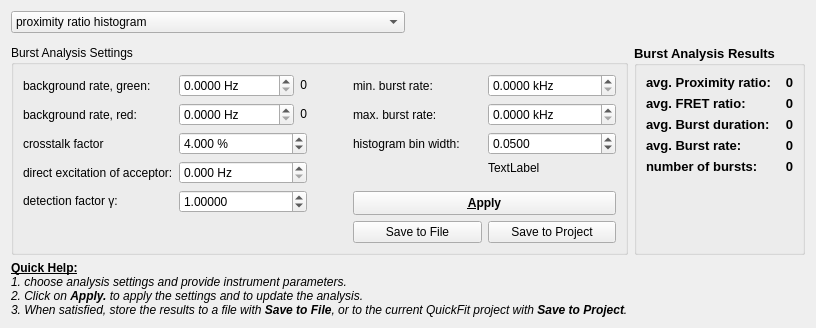
     <widget class="QWidget" name="tabBurstAnalysis">
      <attribute name="title">
       <string>3. Burst Analysis</string>
      </attribute>
      <layout class="QGridLayout" name="gridLayout_3" rowstretch="1,0,0" columnstretch="2,1">
       <item row="1" column="1">
        <widget class="QGroupBox" name="groupBox_4">
         <property name="font">
          <font>
           <pointsize>10</pointsize>
           <weight>75</weight>
           <bold>true</bold>
          </font>
         </property>
         <property name="title">
          <string>Burst Analysis Results</string>
         </property>
         <layout class="QFormLayout" name="formLayout_6">
          <item row="0" column="0">
           <widget class="QLabel" name="label_31">
            <property name="text">
             <string>avg. Proximity ratio:</string>
            </property>
           </widget>
          </item>
          <item row="0" column="1">
           <widget class="QLabel" name="labAvgP">
            <property name="text">
             <string>0</string>
            </property>
            <property name="textFormat">
             <enum>Qt::RichText</enum>
            </property>
            <property name="alignment">
             <set>Qt::AlignRight|Qt::AlignTrailing|Qt::AlignVCenter</set>
            </property>
            <property name="textInteractionFlags">
             <set>Qt::LinksAccessibleByMouse|Qt::TextSelectableByMouse</set>
            </property>
           </widget>
          </item>
          <item row="2" column="0">
           <widget class="QLabel" name="label_32">
            <property name="text">
             <string>avg. Burst duration:</string>
            </property>
           </widget>
          </item>
          <item row="2" column="1">
           <widget class="QLabel" name="labAvgBDuration">
            <property name="text">
             <string>0</string>
            </property>
            <property name="textFormat">
             <enum>Qt::RichText</enum>
            </property>
            <property name="alignment">
             <set>Qt::AlignRight|Qt::AlignTrailing|Qt::AlignVCenter</set>
            </property>
            <property name="textInteractionFlags">
             <set>Qt::LinksAccessibleByMouse|Qt::TextSelectableByMouse</set>
            </property>
           </widget>
          </item>
          <item row="4" column="0">
           <widget class="QLabel" name="label_33">
            <property name="text">
             <string>number of bursts:</string>
            </property>
           </widget>
          </item>
          <item row="4" column="1">
           <widget class="QLabel" name="labNBursts">
            <property name="text">
             <string>0</string>
            </property>
            <property name="textFormat">
             <enum>Qt::RichText</enum>
            </property>
            <property name="alignment">
             <set>Qt::AlignRight|Qt::AlignTrailing|Qt::AlignVCenter</set>
            </property>
            <property name="textInteractionFlags">
             <set>Qt::LinksAccessibleByMouse|Qt::TextSelectableByMouse</set>
            </property>
           </widget>
          </item>
          <item row="5" column="0" colspan="2">
           <spacer name="verticalSpacer_7">
            <property name="orientation">
             <enum>Qt::Vertical</enum>
            </property>
            <property name="sizeHint" stdset="0">
             <size>
              <width>1</width>
              <height>5</height>
             </size>
            </property>
           </spacer>
          </item>
          <item row="3" column="0">
           <widget class="QLabel" name="label_34">
            <property name="text">
             <string>avg. Burst rate:</string>
            </property>
           </widget>
          </item>
          <item row="3" column="1">
           <widget class="QLabel" name="labAvgRate">
            <property name="text">
             <string>0</string>
            </property>
            <property name="textFormat">
             <enum>Qt::RichText</enum>
            </property>
            <property name="alignment">
             <set>Qt::AlignRight|Qt::AlignTrailing|Qt::AlignVCenter</set>
            </property>
            <property name="textInteractionFlags">
             <set>Qt::LinksAccessibleByMouse|Qt::TextSelectableByMouse</set>
            </property>
           </widget>
          </item>
          <item row="1" column="0">
           <widget class="QLabel" name="label_37">
            <property name="text">
             <string>avg. FRET ratio:</string>
            </property>
           </widget>
          </item>
          <item row="1" column="1">
           <widget class="QLabel" name="labAvgE">
            <property name="text">
             <string>0</string>
            </property>
            <property name="textFormat">
             <enum>Qt::RichText</enum>
            </property>
            <property name="alignment">
             <set>Qt::AlignRight|Qt::AlignTrailing|Qt::AlignVCenter</set>
            </property>
            <property name="textInteractionFlags">
             <set>Qt::LinksAccessibleByMouse|Qt::TextSelectableByMouse</set>
            </property>
           </widget>
          </item>
         </layout>
        </widget>
       </item>
       <item row="1" column="0">
        <widget class="QGroupBox" name="groupBox_3">
         <property name="title">
          <string>Burst Analysis Settings</string>
         </property>
         <layout class="QHBoxLayout" name="horizontalLayout_13" stretch="1,0,1">
          <item>
           <layout class="QFormLayout" name="formLayout_4">
            <property name="fieldGrowthPolicy">
             <enum>QFormLayout::AllNonFixedFieldsGrow</enum>
            </property>
            <item row="0" column="0">
             <widget class="QLabel" name="label_25">
              <property name="text">
               <string>background rate, green:</string>
              </property>
             </widget>
            </item>
            <item row="0" column="1">
             <layout class="QHBoxLayout" name="horizontalLayout_10">
              <item>
               <widget class="QDoubleSpinBox" name="spinBackG">
                <property name="suffix">
                 <string> Hz</string>
                </property>
                <property name="decimals">
                 <number>4</number>
                </property>
                <property name="maximum">
                 <double>10000000.000000000000000</double>
                </property>
               </widget>
              </item>
              <item>
               <widget class="QLabel" name="labBackG">
                <property name="text">
                 <string>0</string>
                </property>
                <property name="textFormat">
                 <enum>Qt::RichText</enum>
                </property>
                <property name="alignment">
                 <set>Qt::AlignRight|Qt::AlignTrailing|Qt::AlignVCenter</set>
                </property>
                <property name="textInteractionFlags">
                 <set>Qt::LinksAccessibleByMouse|Qt::TextSelectableByKeyboard|Qt::TextSelectableByMouse</set>
                </property>
               </widget>
              </item>
             </layout>
            </item>
            <item row="1" column="0">
             <widget class="QLabel" name="label_26">
              <property name="text">
               <string>background rate, red:</string>
              </property>
             </widget>
            </item>
            <item row="1" column="1">
             <layout class="QHBoxLayout" name="horizontalLayout_12">
              <item>
               <widget class="QDoubleSpinBox" name="spinBackR">
                <property name="suffix">
                 <string> Hz</string>
                </property>
                <property name="decimals">
                 <number>4</number>
                </property>
                <property name="maximum">
                 <double>10000000.000000000000000</double>
                </property>
               </widget>
              </item>
              <item>
               <widget class="QLabel" name="labBackR">
                <property name="text">
                 <string>0</string>
                </property>
                <property name="textFormat">
                 <enum>Qt::RichText</enum>
                </property>
                <property name="alignment">
                 <set>Qt::AlignRight|Qt::AlignTrailing|Qt::AlignVCenter</set>
                </property>
                <property name="textInteractionFlags">
                 <set>Qt::LinksAccessibleByMouse|Qt::TextSelectableByKeyboard|Qt::TextSelectableByMouse</set>
                </property>
               </widget>
              </item>
             </layout>
            </item>
            <item row="2" column="0">
             <widget class="QLabel" name="label_27">
              <property name="text">
               <string>crosstalk factor</string>
              </property>
             </widget>
            </item>
            <item row="2" column="1">
             <widget class="QDoubleSpinBox" name="spinCrosstalk">
              <property name="suffix">
               <string> %</string>
              </property>
              <property name="decimals">
               <number>3</number>
              </property>
              <property name="maximum">
               <double>100.000000000000000</double>
              </property>
              <property name="value">
               <double>4.000000000000000</double>
              </property>
             </widget>
            </item>
            <item row="3" column="0">
             <widget class="QLabel" name="label_28">
              <property name="text">
               <string>direct excitation of acceptor:</string>
              </property>
             </widget>
            </item>
            <item row="3" column="1">
             <widget class="QDoubleSpinBox" name="spinFDir">
              <property name="suffix">
               <string> Hz</string>
              </property>
              <property name="decimals">
               <number>3</number>
              </property>
              <property name="maximum">
               <double>1000000.000000000000000</double>
              </property>
              <property name="value">
               <double>0.000000000000000</double>
              </property>
             </widget>
            </item>
            <item row="4" column="0">
             <widget class="QLabel" name="label_36">
              <property name="text">
               <string>detection factor &amp;gamma;:</string>
              </property>
              <property name="textFormat">
               <enum>Qt::RichText</enum>
              </property>
             </widget>
            </item>
            <item row="4" column="1">
             <widget class="QDoubleSpinBox" name="spinGamma">
              <property name="suffix">
               <string/>
              </property>
              <property name="decimals">
               <number>5</number>
              </property>
              <property name="maximum">
               <double>1000000.000000000000000</double>
              </property>
              <property name="value">
               <double>1.000000000000000</double>
              </property>
             </widget>
            </item>
           </layout>
          </item>
          <item>
           <spacer name="horizontalSpacer_8">
            <property name="orientation">
             <enum>Qt::Horizontal</enum>
            </property>
            <property name="sizeType">
             <enum>QSizePolicy::Fixed</enum>
            </property>
            <property name="sizeHint" stdset="0">
             <size>
              <width>40</width>
              <height>20</height>
             </size>
            </property>
           </spacer>
          </item>
          <item>
           <layout class="QGridLayout" name="gridLayout_4">
            <item row="2" column="1">
             <widget class="QDoubleSpinBox" name="spinHBinWidth">
              <property name="suffix">
               <string/>
              </property>
              <property name="decimals">
               <number>4</number>
              </property>
              <property name="minimum">
               <double>0.000100000000000</double>
              </property>
              <property name="maximum">
               <double>10000000.000000000000000</double>
              </property>
              <property name="value">
               <double>0.050000000000000</double>
              </property>
             </widget>
            </item>
            <item row="0" column="1">
             <widget class="QDoubleSpinBox" name="spinMinRate">
              <property name="suffix">
               <string> kHz</string>
              </property>
              <property name="decimals">
               <number>4</number>
              </property>
              <property name="maximum">
               <double>10000000.000000000000000</double>
              </property>
             </widget>
            </item>
            <item row="4" column="1">
             <spacer name="verticalSpacer_6">
              <property name="orientation">
               <enum>Qt::Vertical</enum>
              </property>
              <property name="sizeHint" stdset="0">
               <size>
                <width>20</width>
                <height>10</height>
               </size>
              </property>
             </spacer>
            </item>
            <item row="5" column="0" colspan="2">
             <widget class="QPushButton" name="btnApplyBurstAnalysis">
              <property name="minimumSize">
               <size>
                <width>100</width>
                <height>24</height>
               </size>
              </property>
              <property name="font">
               <font>
                <weight>75</weight>
                <bold>true</bold>
               </font>
              </property>
              <property name="text">
               <string>&amp;Apply</string>
              </property>
              <property name="icon">
               <iconset resource="qfetcspcimporter.qrc">
                <normaloff>:/tcspcimporter/job_done.png</normaloff>:/tcspcimporter/job_done.png</iconset>
              </property>
             </widget>
            </item>
            <item row="1" column="0">
             <widget class="QLabel" name="label_30">
              <property name="text">
               <string>max. burst rate:</string>
              </property>
             </widget>
            </item>
            <item row="1" column="1">
             <widget class="QDoubleSpinBox" name="spinMaxRate">
              <property name="suffix">
               <string> kHz</string>
              </property>
              <property name="decimals">
               <number>4</number>
              </property>
              <property name="maximum">
               <double>10000000.000000000000000</double>
              </property>
             </widget>
            </item>
            <item row="0" column="0">
             <widget class="QLabel" name="label_29">
              <property name="text">
               <string>min. burst rate:</string>
              </property>
             </widget>
            </item>
            <item row="2" column="0">
             <widget class="QLabel" name="label_35">
              <property name="text">
               <string>histogram bin width:</string>
              </property>
             </widget>
            </item>
            <item row="3" column="1">
             <widget class="QLabel" name="labHistParams">
              <property name="text">
               <string>TextLabel</string>
              </property>
             </widget>
            </item>
            <item row="6" column="0">
             <widget class="QPushButton" name="btnSaveToFile">
              <property name="text">
               <string>Save to File</string>
              </property>
              <property name="icon">
               <iconset resource="../../lib/lib.qrc">
                <normaloff>:/lib/save16.png</normaloff>:/lib/save16.png</iconset>
              </property>
             </widget>
            </item>
            <item row="6" column="1">
             <widget class="QPushButton" name="btnSaveToProject">
              <property name="text">
               <string>Save to Project</string>
              </property>
              <property name="icon">
               <iconset resource="../../lib/lib.qrc">
                <normaloff>:/lib/projecttree_folderopen.png</normaloff>:/lib/projecttree_folderopen.png</iconset>
              </property>
             </widget>
            </item>
           </layout>
          </item>
         </layout>
        </widget>
       </item>
       <item row="0" column="0" colspan="2">
        <layout class="QGridLayout" name="gridLayout_5">
         <item row="1" column="2">
          <widget class="QFPlotter" name="pltBurstRate" native="true"/>
         </item>
         <item row="0" column="0">
          <widget class="QComboBox" name="cmbAnaHistMode">
           <item>
            <property name="text">
             <string>proximity ratio histogram</string>
            </property>
           </item>
           <item>
            <property name="text">
             <string>FRET histogram</string>
            </property>
           </item>
          </widget>
         </item>
         <item row="1" column="0">
          <widget class="QFPlotter" name="pltProximity" native="true"/>
         </item>
        </layout>
       </item>
       <item row="2" column="0">
        <widget class="QLabel" name="label_40">
         <property name="text">
          <string>&lt;b&gt;&lt;u&gt;Quick Help:&lt;/u&gt;&lt;/b&gt;&lt;br&gt;&lt;i&gt;1. choose analysis settings and provide instrument parameters.&lt;br&gt;
2. Click on &lt;b&gt;&lt;img src=&quot;:/tcspcimporter/job_done.png&quot;&gt; Apply.&lt;/b&gt; to apply the settings and to update the analysis.&lt;br&gt;
3. When satisfied, store the results to a file with &lt;b&gt;&lt;img src=&quot;:/lib/save16.png&quot;&gt;Save to File&lt;/b&gt;, or to the current QuickFit project with &lt;b&gt;&lt;img src=&quot;:/lib/projecttree_folderopen.png&quot;&gt; Save to Project&lt;/b&gt;.&lt;/i&gt;</string>
         </property>
        </widget>
       </item>
      </layout>
     </widget>
